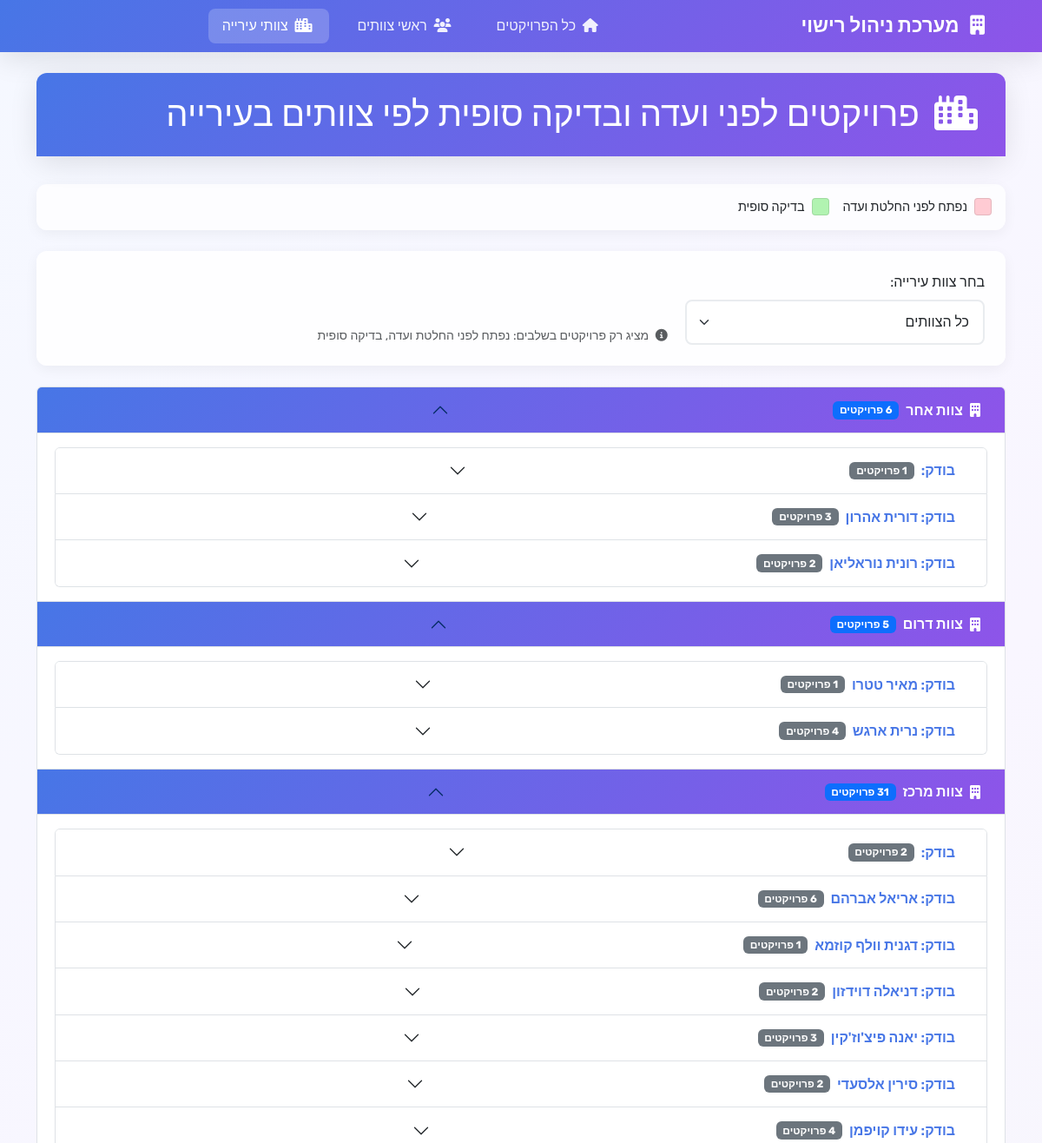
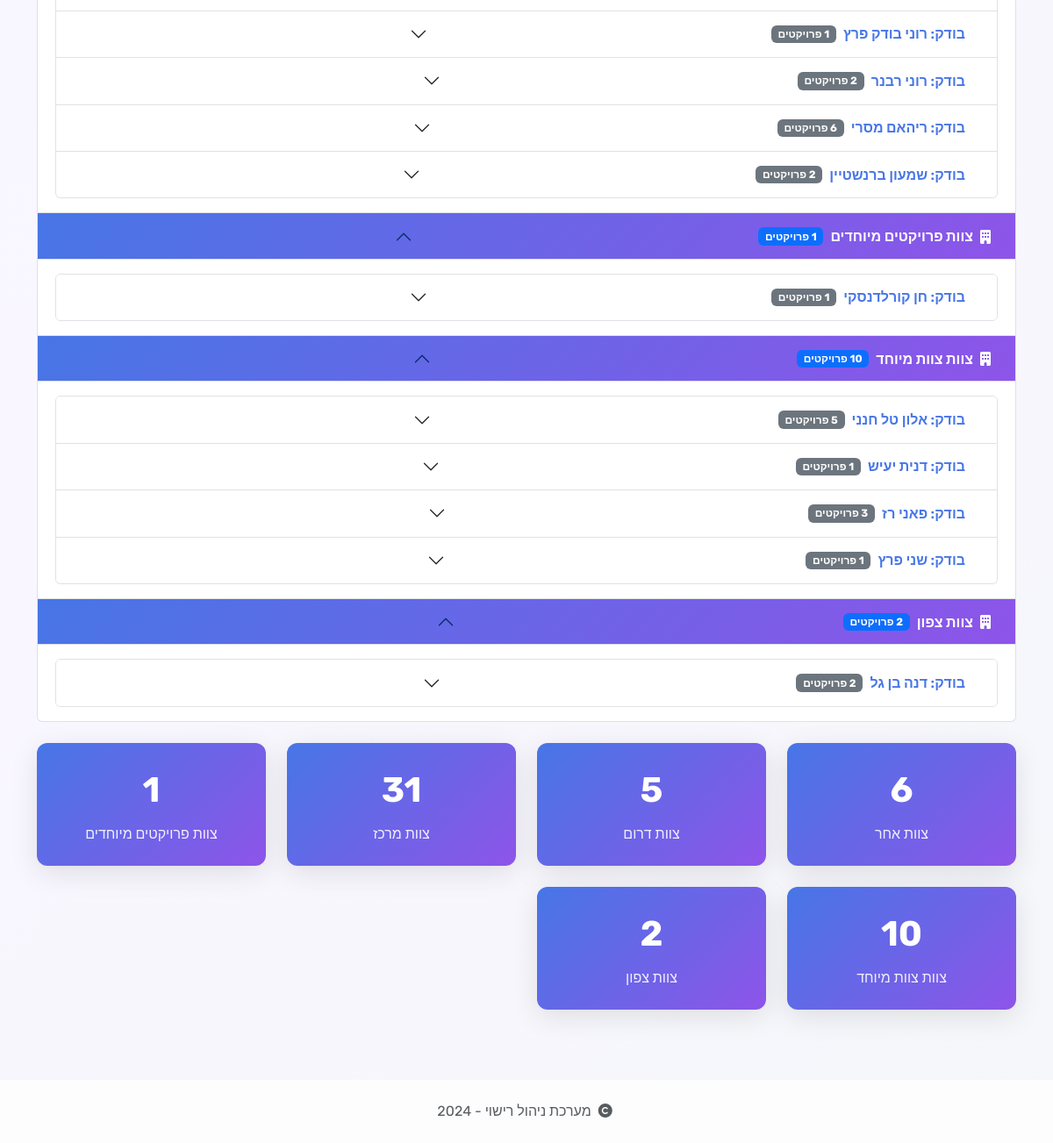
The page /city-teams on the database its author committed (2 pictures, top to bottom).
### tables this page shows
CREATE TABLE projects (
                id INTEGER PRIMARY KEY AUTOINCREMENT,
                project_name TEXT NOT NULL,
                request_number TEXT NOT NULL,
                date TEXT NOT NULL,
                team_leader TEXT NOT NULL,
                stage TEXT NOT NULL
            , request_date TEXT, opening_date TEXT, notes TEXT, licensing_engineer TEXT, request_types TEXT, engineer TEXT, info_file_number TEXT, status_date TEXT, management_company TEXT, entrepreneur_name TEXT, architect TEXT, city TEXT, city_team TEXT, committee_date TEXT, permit_validity_date TEXT, info_date_extension INTEGER DEFAULT 0, opening_date_extension INTEGER DEFAULT 0, status_date_extension INTEGER DEFAULT 0, committee_date_extension INTEGER DEFAULT 0, permit_validity_date_extension INTEGER DEFAULT 0);

### app.py (the view)
@app.route('/city-teams')
def city_teams():
    conn = get_db_connection()
    city_team_filter = request.args.get('city_team', '')
    relevant_stages = ["נפתח לפני החלטת ועדה", "בדיקה סופית"]
    query = """
        SELECT
            id, project_name, request_number, info_file_number,
            date, opening_date, status_date, committee_date, permit_validity_date,
            team_leader, stage, request_types, engineer, management_company,
            entrepreneur_name, architect, city, notes,
            info_date_extension, opening_date_extension, status_date_extension,
            committee_date_extension, permit_validity_date_extension, city_team
        FROM projects
        WHERE stage IN (?, ?)
    """
    params = relevant_stages.copy()
    if city_team_filter:
        query += " AND city_team = ?"
        params.append(city_team_filter)
    query += " ORDER BY city_team, engineer, stage, opening_date"
    projects = conn.execute(query, params).fetchall()
    projects_by_team = {}
    for project in projects:
        project_dict = dict(project)
        if project_dict.get('opening_date'):
            project_dict['formatted_opening_date'] = format_date_with_extension(
                project_dict['opening_date'],
                project_dict.get('opening_date_extension', 0),
                'opening'
            )
        if project_dict.get('committee_date'):
            project_dict['formatted_committee_date'] = format_date_with_extension(
                project_dict['committee_date'],
                project_dict.get('committee_date_extension', 0),
                'committee'
            )
        stage = project_dict.get('stage', '')
        if stage == "נפתח לפני החלטת ועדה":
            project_dict['row_color'] = "stage_committee"
        elif stage == "בדיקה סופית":
            project_dict['row_color'] = "stage_final"
        else:
            project_dict['row_color'] = ""
        team = project_dict.get('city_team', 'לא מוגדר')
        engineer = project_dict.get('engineer', 'לא מוגדר')
        if team not in projects_by_team:
            projects_by_team[team] = {}
        if engineer not in projects_by_team[team]:
            projects_by_team[team][engineer] = []
        projects_by_team[team][engineer].append(project_dict)
    conn.close()
    return render_template('city_teams.html',
                         projects_by_team=projects_by_team,
                         city_teams=CITY_TEAMS,
                         current_city_team=city_team_filter,
                         relevant_stages=relevant_stages)

### app.py (called while the page is built)
def get_db_connection():
    conn = sqlite3.connect(DATABASE_PATH)
    conn.row_factory = sqlite3.Row
    return conn

def calculate_base_date_by_type(original_date, field_type):
    if field_type == 'opening':
        business_target = calculate_business_days(original_date.strftime('%Y-%m-%d'), 45)
        return datetime.strptime(business_target, '%Y-%m-%d') if business_target else original_date + timedelta(days=180)
    elif field_type in ['info', 'committee']:
        return original_date + timedelta(days=730)
    elif field_type == 'permit':
        return original_date + timedelta(days=1095)
    else:
        return original_date + timedelta(days=180)

def format_base_date_by_type(original_date_str, field_type):
    if not original_date_str:
        return ""
    try:
        original_date = datetime.strptime(original_date_str, '%Y-%m-%d')
        base_date = calculate_base_date_by_type(original_date, field_type)
        if field_type == 'opening':
            business_target = calculate_business_days(original_date_str, 45)
            return f"{original_date_str}<br>(45 ימי עסקים: {business_target})"
        elif field_type in ['info', 'committee']:
            return f"{original_date_str}<br>(2 שנים: {base_date.strftime('%Y-%m-%d')})"
        elif field_type == 'permit':
            return f"{original_date_str}<br>(3 שנים: {base_date.strftime('%Y-%m-%d')})"
        else:
            return original_date_str
    except:
        return original_date_str

def get_base_description(field_type):
    if field_type == 'opening':
        return "45 ימי עסקים"
    elif field_type in ['info', 'committee']:
        return "2 שנים"
    elif field_type == 'permit':
        return "3 שנים"
    else:
        return "בסיס"

### templates/city_teams.html (shortened to what this page needs)
{% extends "base.html" %}
{% block content %}
<div class="row">
    <div class="col-12">
        <div class="card">
            <div class="card-header">
                <h1 class="mb-0">
                    <i class="fas fa-city me-2"></i>
                    פרויקטים לפני ועדה ובדיקה סופית לפי צוותים בעירייה
                </h1>
            </div>
        </div>
        <div class="status-legend">
            <div class="legend-item">
                <div class="legend-color" style="background-color: rgba(255, 182, 193, 0.7);"></div>
                <span>נפתח לפני החלטת ועדה</span>
            </div>
            <div class="legend-item">
                <div class="legend-color" style="background-color: rgba(144, 238, 144, 0.7);"></div>
                <span>בדיקה סופית</span>
            </div>
        </div>
        <div class="filter-section">
            <form method="GET" class="row g-3">
                <div class="col-md-4">
                    <label for="city_team" class="form-label">בחר צוות עירייה:</label>
                    <select class="form-select" name="city_team" id="city_team" onchange="this.form.submit()">
                        <option value="">כל הצוותים</option>
                    </select>
                </div>
                <div class="col-md-8">
                    <div class="d-flex align-items-end h-100">
                        <small class="text-muted">
                            <i class="fas fa-info-circle me-1"></i>
                            מציג רק פרויקטים בשלבים: {{ relevant_stages|join(', ') }}
                        </small>
                    </div>
                </div>
            </form>
        </div>
        <div class="accordion" id="cityTeamsAccordion">
            {% for city_team, engineers in projects_by_team.items() %}
            <div class="accordion-item">
                <h2 class="accordion-header" id="cityHeading{{ loop.index }}">
                    <button class="accordion-button {{ 'collapsed' if current_city_team and current_city_team != city_team }}"
                            type="button"
                            data-bs-toggle="collapse"
                            data-bs-target="#cityCollapse{{ loop.index }}"
                            aria-expanded="{{ 'true' if not current_city_team or current_city_team == city_team else 'false' }}"
                            aria-controls="cityCollapse{{ loop.index }}">
                        <i class="fas fa-building me-2"></i>
                        צוות {{ city_team }}
                        <span class="badge bg-primary ms-2">
                            {{ engineers.values() | map('length') | sum }} פרויקטים
                        </span>
                    </button>
                </h2>
                <div id="cityCollapse{{ loop.index }}"
                     class="accordion-collapse collapse {{ 'show' if not current_city_team or current_city_team == city_team }}"
                     aria-labelledby="cityHeading{{ loop.index }}"
                     data-bs-parent="#cityTeamsAccordion">
                    <div class="accordion-body">
                        <div class="accordion" id="engineersAccordion{{ loop.index }}">
                            {% for engineer, projects in engineers.items() %}
                            <div class="accordion-item">
                                <h3 class="accordion-header" id="engineerHeading{{ loop.index0 }}_{{ loop.index }}">
                                    <button class="accordion-button collapsed"
                                            type="button"
                                            data-bs-toggle="collapse"
                                            data-bs-target="#engineerCollapse{{ loop.index0 }}_{{ loop.index }}"
                                            aria-expanded="false"
                                            aria-controls="engineerCollapse{{ loop.index0 }}_{{ loop.index }}">
                                        בודק: {{ engineer }}
                                        <span class="badge bg-secondary ms-2">{{ projects|length }} פרויקטים</span>
                                    </button>
                                </h3>
                            </div>
                            {% endfor %}
                        </div>
                    </div>
                </div>
            </div>
            {% endfor %}
        </div>
        <div class="stats-grid mt-4">
            {% for city_team, engineers in projects_by_team.items() %}
            <div class="stat-card">
                <div class="stat-number">{{ engineers.values() | map('length') | sum }}</div>
                <div class="stat-label">צוות {{ city_team }}</div>
            </div>
            {% endfor %}
        </div>
    </div>
</div>
{% endblock %}

### templates/base.html (style rules this page uses)
:root { --primary-gradient: linear-gradient(135deg, #4776E6 0%, #8E54E9 100%); --primary-color: #4776E6; --secondary-color: #8E54E9; --bg-gradient: linear-gradient(135deg, #f5f8ff 0%, #f9f6ff 50%, #f5f7fa 100%); --card-shadow: 0 8px 32px rgba(0, 0, 0, 0.1); --border-radius: 12px; }
* { font-family: 'Rubik', -apple-system, BlinkMacSystemFont, 'Segoe UI', sans-serif; }
body { background: var(--bg-gradient); min-height: 100vh; direction: rtl; }
.card { border: none; border-radius: var(--border-radius); box-shadow: var(--card-shadow); backdrop-filter: blur(10px); background: rgba(255, 255, 255, 0.95); margin-bottom: 2rem; }
.card-header { background: var(--primary-gradient); color: white; border: none; border-radius: var(--border-radius) var(--border-radius) 0 0 !important; font-weight: 600; padding: 1.5rem; }
.form-control, .form-select { border: 2px solid #e9ecef; border-radius: 8px; padding: 0.75rem 1rem; transition: all 0.3s ease; }
.status-legend { display: flex; flex-wrap: wrap; gap: 1rem; margin-bottom: 1.5rem; padding: 1rem; background: rgba(255, 255, 255, 0.8); border-radius: var(--border-radius); box-shadow: 0 4px 15px rgba(0, 0, 0, 0.05); }
.legend-item { display: flex; align-items: center; gap: 0.5rem; font-size: 0.9rem; font-weight: 500; }
.legend-color { width: 20px; height: 20px; border-radius: 4px; border: 1px solid rgba(0, 0, 0, 0.1); }
.stats-grid { display: grid; grid-template-columns: repeat(auto-fit, minmax(250px, 1fr)); gap: 1.5rem; margin-bottom: 2rem; }
.stat-card { background: var(--primary-gradient); color: white; padding: 1.5rem; border-radius: var(--border-radius); text-align: center; box-shadow: var(--card-shadow); }
.stat-number { font-size: 2.5rem; font-weight: 700; margin-bottom: 0.5rem; }
.stat-label { font-size: 1rem; opacity: 0.9; }
.filter-section { background: rgba(255, 255, 255, 0.9); padding: 1.5rem; border-radius: var(--border-radius); margin-bottom: 1.5rem; box-shadow: 0 4px 15px rgba(0, 0, 0, 0.05); }
.accordion-button { background: rgba(255, 255, 255, 0.9); border: none; font-weight: 600; color: var(--primary-color); }
.accordion-button:not(.collapsed) { background: var(--primary-gradient); color: white; }

### rows shown on the page
projects: city_team "אחר", values|map "6"
projects: engineer "דורית אהרון"
projects: engineer "רונית נוראליאן"
projects: city_team "דרום", values|map "5", engineer "מאיר טטרו", projects "1"
projects: engineer "נרית ארגש"
projects: city_team "מרכז", values|map "31", engineers "2"
projects: engineer "אריאל אברהם"
projects: engineer "דגנית וולף קוזמא", projects "1"
projects: engineer "דניאלה דוידזון", projects "2"
projects: engineer "יאנה פיצ'וז'קין", projects "3"
projects: engineer "סירין אלסעדי", projects "2"
projects: engineer "עידו קויפמן", projects "4"
projects: engineer "רוני בודק פרץ", projects "1"
projects: engineer "רוני רבנר", projects "2"
projects: engineer "ריהאם מסרי", projects "6"
projects: engineer "שמעון ברנשטיין"
projects: city_team "פרויקטים מיוחדים", engineer "חן קורלדנסקי", projects "1", values|map "1"
projects: city_team "צוות מיוחד", values|map "10", engineer "אלון טל חנני", projects "5"
projects: engineer "דנית יעיש", projects "1"
projects: engineer "פאני רז", projects "3"
projects: engineer "שני פרץ"
projects: city_team "צפון", values|map "2", engineer "דנה בן גל"

### other values the page prints
{{ relevant_stages|join(', ') }} "נפתח לפני החלטת ועדה, בדיקה סופית"
